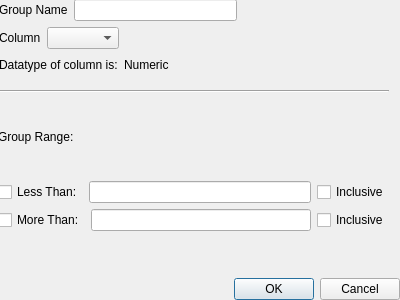
<?xml version="1.0" encoding="UTF-8"?>
<ui version="4.0">
 <class>AddGroup</class>
 <widget class="QWidget" name="AddGroup">
  <property name="geometry">
   <rect>
    <x>0</x>
    <y>0</y>
    <width>400</width>
    <height>300</height>
   </rect>
  </property>
  <property name="windowTitle">
   <string>Form</string>
  </property>
  <widget class="QWidget" name="verticalLayoutWidget">
   <property name="geometry">
    <rect>
     <x>-1</x>
     <y>-1</y>
     <width>401</width>
     <height>301</height>
    </rect>
   </property>
   <layout class="QVBoxLayout" name="verticalLayout">
    <item>
     <layout class="QHBoxLayout" name="horizontalLayout_4">
      <item>
       <widget class="QLabel" name="nameLabel">
        <property name="text">
         <string>Group Name</string>
        </property>
       </widget>
      </item>
      <item>
       <widget class="QLineEdit" name="nameEdit"/>
      </item>
      <item>
       <spacer name="horizontalSpacer_3">
        <property name="orientation">
         <enum>Qt::Horizontal</enum>
        </property>
        <property name="sizeHint" stdset="0">
         <size>
          <width>40</width>
          <height>20</height>
         </size>
        </property>
       </spacer>
      </item>
     </layout>
    </item>
    <item>
     <layout class="QHBoxLayout" name="horizontalLayout">
      <item>
       <widget class="QLabel" name="colLabel">
        <property name="text">
         <string>Column</string>
        </property>
       </widget>
      </item>
      <item>
       <widget class="QComboBox" name="colCombo"/>
      </item>
      <item>
       <spacer name="horizontalSpacer">
        <property name="orientation">
         <enum>Qt::Horizontal</enum>
        </property>
        <property name="sizeHint" stdset="0">
         <size>
          <width>40</width>
          <height>20</height>
         </size>
        </property>
       </spacer>
      </item>
     </layout>
    </item>
    <item>
     <layout class="QHBoxLayout" name="horizontalLayout_3">
      <item>
       <widget class="QLabel" name="typeLabel">
        <property name="text">
         <string>Datatype of column is:</string>
        </property>
       </widget>
      </item>
      <item>
       <widget class="QLabel" name="typeDisplay">
        <property name="text">
         <string>Numeric</string>
        </property>
       </widget>
      </item>
      <item>
       <spacer name="horizontalSpacer_2">
        <property name="orientation">
         <enum>Qt::Horizontal</enum>
        </property>
        <property name="sizeHint" stdset="0">
         <size>
          <width>40</width>
          <height>20</height>
         </size>
        </property>
       </spacer>
      </item>
     </layout>
    </item>
    <item>
     <widget class="QStackedWidget" name="stackedWidget">
      <property name="currentIndex">
       <number>1</number>
      </property>
      <widget class="QWidget" name="textPage">
       <widget class="QWidget" name="verticalLayoutWidget_2">
        <property name="geometry">
         <rect>
          <x>-1</x>
          <y>9</y>
          <width>391</width>
          <height>141</height>
         </rect>
        </property>
        <layout class="QVBoxLayout" name="verticalLayout_2">
         <item>
          <widget class="QLabel" name="selectorLabel">
           <property name="text">
            <string>Elements Included in Group:</string>
           </property>
          </widget>
         </item>
         <item>
          <widget class="QListWidget" name="elementSelector">
           <item>
            <property name="text">
             <string>M</string>
            </property>
           </item>
           <item>
            <property name="text">
             <string>F</string>
            </property>
           </item>
          </widget>
         </item>
        </layout>
       </widget>
      </widget>
      <widget class="QWidget" name="numericPage">
       <widget class="QWidget" name="verticalLayoutWidget_3">
        <property name="geometry">
         <rect>
          <x>-1</x>
          <y>9</y>
          <width>391</width>
          <height>141</height>
         </rect>
        </property>
        <layout class="QVBoxLayout" name="verticalLayout_3">
         <item>
          <widget class="Line" name="line">
           <property name="orientation">
            <enum>Qt::Horizontal</enum>
           </property>
          </widget>
         </item>
         <item>
          <widget class="QLabel" name="groupRangeTopLabel">
           <property name="text">
            <string>Group Range:</string>
           </property>
          </widget>
         </item>
         <item>
          <layout class="QHBoxLayout" name="horizontalLayout_7">
           <item>
            <widget class="QCheckBox" name="lessThanCheck">
             <property name="text">
              <string>Less Than:</string>
             </property>
            </widget>
           </item>
           <item>
            <widget class="QLineEdit" name="lessThanEdit"/>
           </item>
           <item>
            <widget class="QCheckBox" name="lessThanEquals">
             <property name="text">
              <string>Inclusive</string>
             </property>
            </widget>
           </item>
          </layout>
         </item>
         <item>
          <layout class="QHBoxLayout" name="horizontalLayout_8">
           <item>
            <widget class="QCheckBox" name="moreThanCheck">
             <property name="text">
              <string>More Than:</string>
             </property>
            </widget>
           </item>
           <item>
            <widget class="QLineEdit" name="moreThanEdit"/>
           </item>
           <item>
            <widget class="QCheckBox" name="moreThanEquals">
             <property name="text">
              <string>Inclusive</string>
             </property>
            </widget>
           </item>
          </layout>
         </item>
        </layout>
       </widget>
      </widget>
     </widget>
    </item>
    <item>
     <widget class="QDialogButtonBox" name="dialogButtons">
      <property name="standardButtons">
       <set>QDialogButtonBox::Cancel|QDialogButtonBox::Ok</set>
      </property>
     </widget>
    </item>
   </layout>
  </widget>
 </widget>
 <resources/>
 <connections>
  <connection>
   <sender>lessThanCheck</sender>
   <signal>toggled(bool)</signal>
   <receiver>lessThanEdit</receiver>
   <slot>setEnabled(bool)</slot>
   <hints>
    <hint type="sourcelabel">
     <x>39</x>
     <y>186</y>
    </hint>
    <hint type="destinationlabel">
     <x>152</x>
     <y>186</y>
    </hint>
   </hints>
  </connection>
  <connection>
   <sender>moreThanCheck</sender>
   <signal>toggled(bool)</signal>
   <receiver>moreThanEdit</receiver>
   <slot>setEnabled(bool)</slot>
   <hints>
    <hint type="sourcelabel">
     <x>62</x>
     <y>229</y>
    </hint>
    <hint type="destinationlabel">
     <x>164</x>
     <y>232</y>
    </hint>
   </hints>
  </connection>
 </connections>
</ui>
